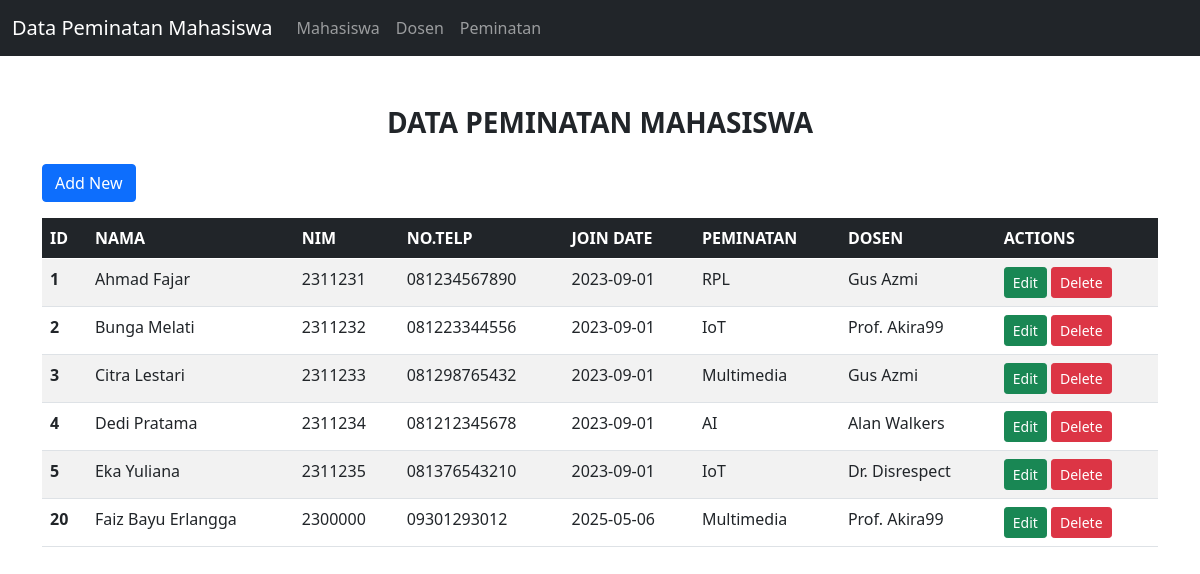
The app's page /Project/index.php with its own data.
### tables this page shows
CREATE TABLE `mahasiswa` (
  `id` int(11) NOT NULL,
  `nama` varchar(100) NOT NULL,
  `nim` varchar(50) NOT NULL,
  `email` varchar(100) NOT NULL,
  `join_date` date NOT NULL,
  `id_peminatan` int(11) DEFAULT NULL,
  `id_dosen` int(11) DEFAULT NULL,
  `no_tlp` varchar(20) DEFAULT NULL
);

CREATE TABLE `peminatan` (
  `id` int(11) NOT NULL,
  `nama_peminatan` varchar(100) NOT NULL
);

CREATE TABLE `dosen` (
  `id` int(11) NOT NULL,
  `nama` varchar(100) NOT NULL,
  `nip` varchar(50) NOT NULL,
  `email` varchar(100) NOT NULL
);

### Project/index.php (the view, shortened to what this page needs)
<?php
include "connection.php";
$sql = "SELECT m.*, d.nama as nama_dosen, p.nama_peminatan
        FROM mahasiswa m
        LEFT JOIN dosen d ON m.id_dosen = d.id
        LEFT JOIN peminatan p ON m.id_peminatan = p.id";
$result = $conn->query($sql);
?>
<!doctype html>
<html lang="en">
<head>
  <link href="bootstrap.min.css" rel="stylesheet">
</head>
<body>
  <nav class="navbar navbar-expand-lg navbar-dark bg-dark">
    <div class="container-fluid">
      <a class="navbar-brand" href="index.php">Data Peminatan Mahasiswa</a>
      <div class="collapse navbar-collapse" id="navbarNav">
        <ul class="navbar-nav">
          <li class="nav-item">
            <a class="nav-link" href="index.php">Mahasiswa</a>
          </li>
          <li class="nav-item">
            <a class="nav-link" href="index.php?page=create_dosen">Dosen</a>
          </li>
          <li class="nav-item">
            <a class="nav-link" href="index.php?page=create_peminatan">Peminatan</a>
          </li>
        </ul>
      </div>
    </div>
  </nav>
  <h3 style="text-align: center; font-weight: bold; padding-top: 50px">DATA PEMINATAN MAHASISWA</h3>
  <div class="container my-4">
    <div class="row">
      <div class="col-md-6">
        <a type="button" class="btn btn-primary mb-3" href="index.php?page=create">Add New</a>
      </div>
    </div>
    <table class="table table-striped table-hover">
      <thead class="table-dark">
        <tr>
          <th>ID</th>
          <th>NAMA</th>
          <th>NIM</th>
          <th>NO.TELP</th>
          <th>JOIN DATE</th>
          <th>PEMINATAN</th>
          <th>DOSEN</th>
          <th>ACTIONS</th>
        </tr>
      </thead>
      <tbody>
        <?php
        if (!$result) {
          echo "<tr><td colspan='8' class='text-center'>Database error: " . $conn->error . "</td></tr>";
        } else if ($result->num_rows == 0) {
          echo "<tr><td colspan='8' class='text-center'>Tidak ada data mahasiswa</td></tr>";
        } else {
          while ($row = $result->fetch_assoc()) {
            echo "
            <tr>
              <th>" . $row['id'] . "</th>
              <td>" . $row['nama'] . "</td>
              <td>" . $row['nim'] . "</td>
              <td>" . $row['no_tlp'] . "</td>
              <td>" . $row['join_date'] . "</td>
              <td>" . ($row['nama_peminatan'] ?? $row['id_peminatan']) . "</td>
              <td>" . ($row['nama_dosen'] ?? $row['id_dosen']) . "</td>
              <td>
                <a class='btn btn-success btn-sm' href='index.php?page=edit&id=" . $row['id'] . "'>Edit</a>
                <a class='btn btn-danger btn-sm' href='index.php?page=delete&id=" . $row['id'] . "' onclick='return confirm(\"Apakah Anda yakin ingin menghapus data ini?\")'>Delete</a>
              </td>
            </tr>
            ";
          }
        }
        ?>
      </tbody>
    </table>
  </div>
</body>
</html>

### records on screen
mahasiswa: id "1", nama "Ahmad Fajar", nim "2311231", no_tlp "081234567890", join_date "2023-09-01", id_peminatan.nama_peminatan "RPL", id_dosen.nama "Gus Azmi"
mahasiswa: id "2", nama "Bunga Melati", nim "2311232", no_tlp "081223344556", join_date "2023-09-01", id_peminatan.nama_peminatan "IoT", id_dosen.nama "Prof. Akira99"
mahasiswa: id "3", nama "Citra Lestari", nim "2311233", no_tlp "081298765432", join_date "2023-09-01", id_peminatan.nama_peminatan "Multimedia", id_dosen.nama "Gus Azmi"
mahasiswa: id "4", nama "Dedi Pratama", nim "2311234", no_tlp "081212345678", join_date "2023-09-01", id_peminatan.nama_peminatan "AI", id_dosen.nama "Alan Walkers"
mahasiswa: id "5", nama "Eka Yuliana", nim "2311235", no_tlp "081376543210", join_date "2023-09-01", id_peminatan.nama_peminatan "IoT", id_dosen.nama "Dr. Disrespect"
mahasiswa: id "20", nama "Faiz Bayu Erlangga", nim "2300000", no_tlp "09301293012", join_date "2025-05-06", id_peminatan.nama_peminatan "Multimedia", id_dosen.nama "Prof. Akira99"
